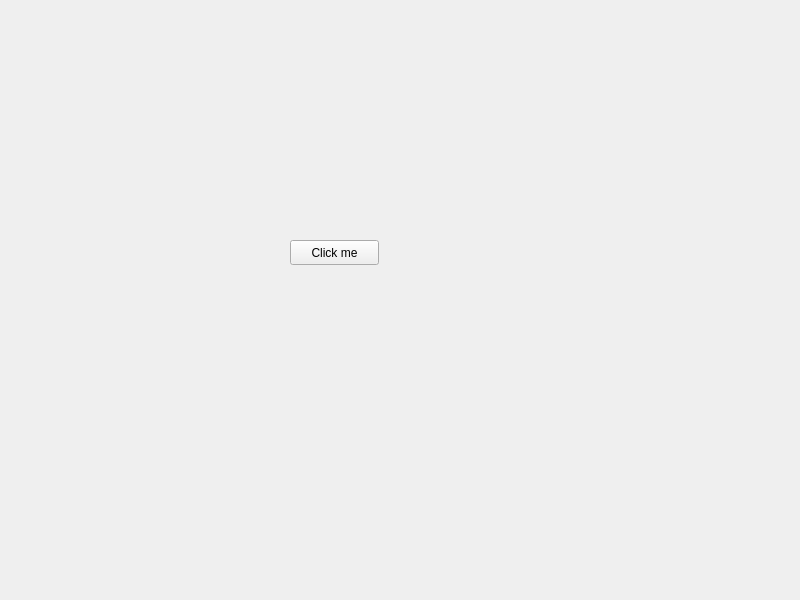
<?xml version="1.0" encoding="UTF-8"?>
<ui version="4.0">
 <class>Widget</class>
 <widget class="QWidget" name="Widget">
  <property name="geometry">
   <rect>
    <x>0</x>
    <y>0</y>
    <width>800</width>
    <height>600</height>
   </rect>
  </property>
  <property name="windowTitle">
   <string>Widget</string>
  </property>
  <widget class="QPushButton" name="pushButton">
   <property name="geometry">
    <rect>
     <x>290</x>
     <y>240</y>
     <width>89</width>
     <height>25</height>
    </rect>
   </property>
   <property name="text">
    <string>Click me</string>
   </property>
  </widget>
 </widget>
 <resources/>
 <connections/>
</ui>
